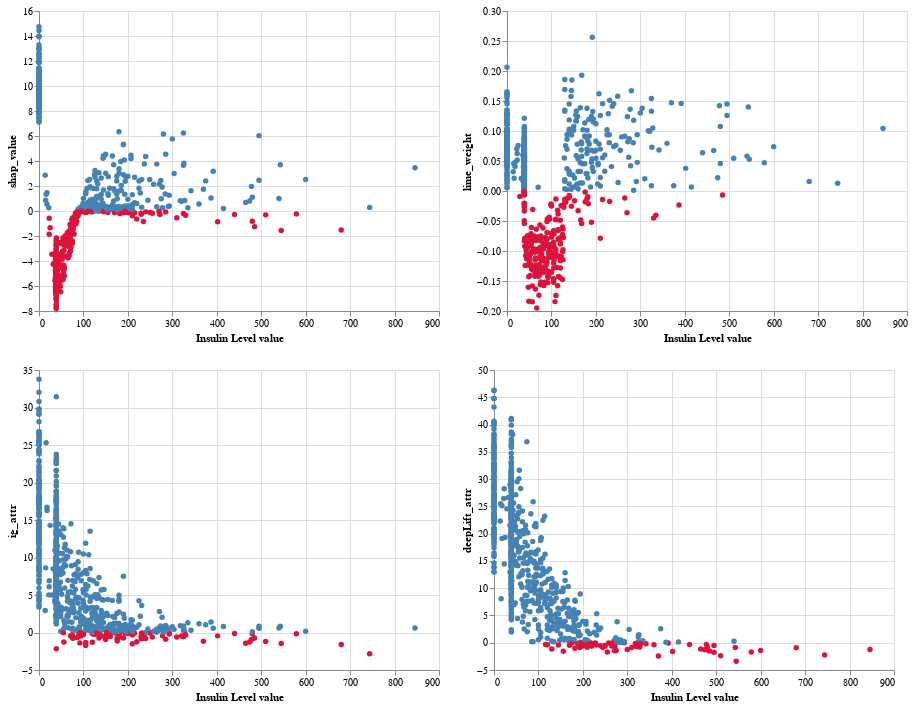

The notebook cell this image was saved under:
### Code cell
View_scatter_feature(feature_index=0)

### Figure 1 — Vega-Lite specification as saved in the notebook (floating-point values rounded to 4 significant figures; data arrays with more than 128 entries replaced by an {"elided": "..."} marker saying what was removed)
{"config": {"view": {"continuousWidth": 400, "continuousHeight": 300}}, "vconcat": [{"hconcat": [{"mark": "circle", "encoding": {"color": {"field": "shap_is_positive", "legend": null, "scale": {"range": ["crimson", "steelblue"]}, "type": "nominal"}, "opacity": {"condition": {"value": 1.0, "selection": "selector001"}, "value": 0.2}, "x": {"field": "feature_value", "title": "Insulin Level value", "type": "quantitative"}, "y": {"field": "shap_value", "type": "quantitative"}}, "resolve": {"scale": {"x": "independent", "y": "independent"}}, "selection": {"selector001": {"type": "interval"}}}, {"mark": "circle", "encoding": {"color": {"field": "lime_is_positive", "legend": null, "scale": {"range": ["crimson", "steelblue"]}, "type": "nominal"}, "opacity": {"condition": {"value": 1.0, "selection": "selector001"}, "value": 0.2}, "x": {"field": "feature_value", "title": "Insulin Level value", "type": "quantitative"}, "y": {"field": "lime_weight", "type": "quantitative"}}, "resolve": {"scale": {"x": "independent", "y": "independent"}}, "selection": {"selector001": {"type": "interval"}}}]}, {"hconcat": [{"mark": "circle", "encoding": {"color": {"field": "ig_is_positive", "legend": null, "scale": {"range": ["crimson", "steelblue"]}, "type": "nominal"}, "opacity": {"condition": {"value": 1.0, "selection": "selector001"}, "value": 0.2}, "x": {"field": "feature_value", "title": "Insulin Level value", "type": "quantitative"}, "y": {"field": "ig_attr", "type": "quantitative"}}, "resolve": {"scale": {"x": "independent", "y": "independent"}}, "selection": {"selector001": {"type": "interval"}}}, {"mark": "circle", "encoding": {"color": {"field": "deepLift_is_positive", "legend": null, "scale": {"range": ["crimson", "steelblue"]}, "type": "nominal"}, "opacity": {"condition": {"value": 1.0, "selection": "selector001"}, "value": 0.2}, "x": {"field": "feature_value", "title": "Insulin Level value", "type": "quantitative"}, "y": {"field": "deepLift_attr", "type": "quantitative"}}, "resolve": {"scale": {"x": "independent", "y": "independent"}}, "selection": {"selector001": {"type": "interval"}}}]}], "data": {"name": "data-2ec901d96961a2aa433e6d4d74c23811"}, "$schema": "https://vega.github.io/schema/vega-lite/v4.17.0.json", "datasets": {"data-2ec901d96961a2aa433e6d4d74c23811": {"elided": "768 records"}}}
